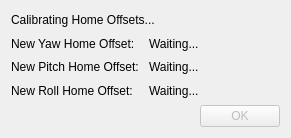
<?xml version="1.0" encoding="UTF-8"?>
<ui version="4.0">
 <class>HomeOffsetCalibrationResultDialog</class>
 <widget class="QDialog" name="HomeOffsetCalibrationResultDialog">
  <property name="geometry">
   <rect>
    <x>0</x>
    <y>0</y>
    <width>291</width>
    <height>138</height>
   </rect>
  </property>
  <property name="windowTitle">
   <string>Home Offset Calibration Result</string>
  </property>
  <layout class="QGridLayout" name="gridLayout">
   <item row="2" column="0">
    <widget class="QLabel" name="pitchHomeOffset_label">
     <property name="text">
      <string>New Pitch Home Offset:</string>
     </property>
    </widget>
   </item>
   <item row="1" column="0">
    <widget class="QLabel" name="yawHomeOffset_label">
     <property name="text">
      <string>New Yaw Home Offset:</string>
     </property>
    </widget>
   </item>
   <item row="3" column="0">
    <widget class="QLabel" name="rollHomeOffset_label">
     <property name="text">
      <string>New Roll Home Offset:</string>
     </property>
    </widget>
   </item>
   <item row="1" column="1">
    <widget class="QLabel" name="yawHomeOffset">
     <property name="text">
      <string>Waiting...</string>
     </property>
    </widget>
   </item>
   <item row="2" column="1">
    <widget class="QLabel" name="pitchHomeOffset">
     <property name="text">
      <string>Waiting...</string>
     </property>
    </widget>
   </item>
   <item row="3" column="1">
    <widget class="QLabel" name="rollHomeOffset">
     <property name="text">
      <string>Waiting...</string>
     </property>
    </widget>
   </item>
   <item row="0" column="0" colspan="2">
    <widget class="QLabel" name="calibrationStatus_label">
     <property name="text">
      <string>Calibrating Home Offsets...</string>
     </property>
    </widget>
   </item>
   <item row="4" column="0" colspan="2">
    <widget class="QDialogButtonBox" name="buttonBox">
     <property name="enabled">
      <bool>false</bool>
     </property>
     <property name="orientation">
      <enum>Qt::Horizontal</enum>
     </property>
     <property name="standardButtons">
      <set>QDialogButtonBox::Ok</set>
     </property>
    </widget>
   </item>
  </layout>
 </widget>
 <resources/>
 <connections>
  <connection>
   <sender>buttonBox</sender>
   <signal>accepted()</signal>
   <receiver>HomeOffsetCalibrationResultDialog</receiver>
   <slot>accept()</slot>
   <hints>
    <hint type="sourcelabel">
     <x>248</x>
     <y>254</y>
    </hint>
    <hint type="destinationlabel">
     <x>157</x>
     <y>274</y>
    </hint>
   </hints>
  </connection>
  <connection>
   <sender>buttonBox</sender>
   <signal>rejected()</signal>
   <receiver>HomeOffsetCalibrationResultDialog</receiver>
   <slot>reject()</slot>
   <hints>
    <hint type="sourcelabel">
     <x>316</x>
     <y>260</y>
    </hint>
    <hint type="destinationlabel">
     <x>286</x>
     <y>274</y>
    </hint>
   </hints>
  </connection>
 </connections>
</ui>
